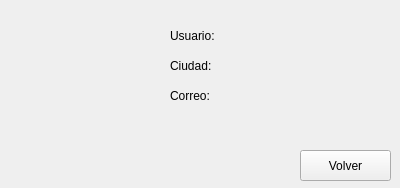
<?xml version="1.0" encoding="UTF-8"?>
<ui version="4.0">
 <class>UserWindow</class>
 <widget class="QWidget" name="UserWindow">
  <property name="geometry">
   <rect>
    <x>0</x>
    <y>0</y>
    <width>400</width>
    <height>188</height>
   </rect>
  </property>
  <property name="minimumSize">
   <size>
    <width>400</width>
    <height>188</height>
   </size>
  </property>
  <property name="windowTitle">
   <string>Form</string>
  </property>
  <widget class="QLabel" name="profileLabel">
   <property name="geometry">
    <rect>
     <x>30</x>
     <y>30</y>
     <width>128</width>
     <height>128</height>
    </rect>
   </property>
   <property name="text">
    <string/>
   </property>
   <property name="scaledContents">
    <bool>true</bool>
   </property>
  </widget>
  <widget class="QLabel" name="label_2">
   <property name="geometry">
    <rect>
     <x>170</x>
     <y>50</y>
     <width>71</width>
     <height>31</height>
    </rect>
   </property>
   <property name="text">
    <string>Ciudad:</string>
   </property>
  </widget>
  <widget class="QLabel" name="cityLabel">
   <property name="geometry">
    <rect>
     <x>240</x>
     <y>50</y>
     <width>151</width>
     <height>31</height>
    </rect>
   </property>
   <property name="text">
    <string/>
   </property>
  </widget>
  <widget class="QPushButton" name="backButton">
   <property name="enabled">
    <bool>true</bool>
   </property>
   <property name="geometry">
    <rect>
     <x>300</x>
     <y>150</y>
     <width>91</width>
     <height>31</height>
    </rect>
   </property>
   <property name="text">
    <string>Volver</string>
   </property>
  </widget>
  <widget class="QLabel" name="label">
   <property name="geometry">
    <rect>
     <x>170</x>
     <y>20</y>
     <width>71</width>
     <height>31</height>
    </rect>
   </property>
   <property name="text">
    <string>Usuario:</string>
   </property>
  </widget>
  <widget class="QLabel" name="usernameLabel">
   <property name="geometry">
    <rect>
     <x>240</x>
     <y>20</y>
     <width>151</width>
     <height>31</height>
    </rect>
   </property>
   <property name="text">
    <string/>
   </property>
  </widget>
  <widget class="QLabel" name="label_3">
   <property name="geometry">
    <rect>
     <x>170</x>
     <y>80</y>
     <width>71</width>
     <height>31</height>
    </rect>
   </property>
   <property name="text">
    <string>Correo:</string>
   </property>
  </widget>
  <widget class="QLabel" name="emailLabel">
   <property name="geometry">
    <rect>
     <x>240</x>
     <y>80</y>
     <width>151</width>
     <height>31</height>
    </rect>
   </property>
   <property name="text">
    <string/>
   </property>
  </widget>
 </widget>
 <resources/>
 <connections/>
</ui>
